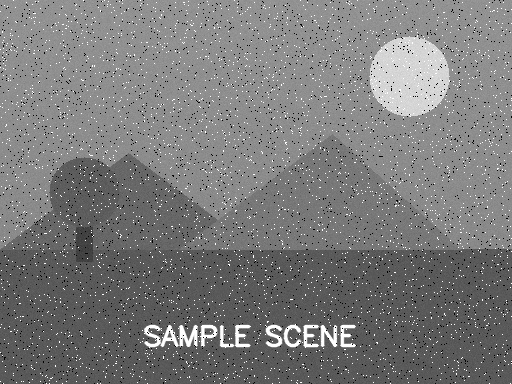
#> input picture CV_Unit2_Assignment/09_Filter_Comparison/input.jpg, 512 x 384 px
$ python program.py
#> lines starting #> are read from the running program, lines starting #| are printed output that depends on the picture
"""
Program 9: Mean vs Gaussian vs Median
Applies Mean, Gaussian, and Median filters to the same noisy input
image and saves each result separately for comparison.
"""
import cv2

img = cv2.imread("input.jpg", cv2.IMREAD_GRAYSCALE)
#> img is the input picture: shape (384, 512); min 0, max 255, mean 122.6
if img is None:
    raise FileNotFoundError("input.jpg not found in this folder.")

mean_result = cv2.blur(img, (5, 5))
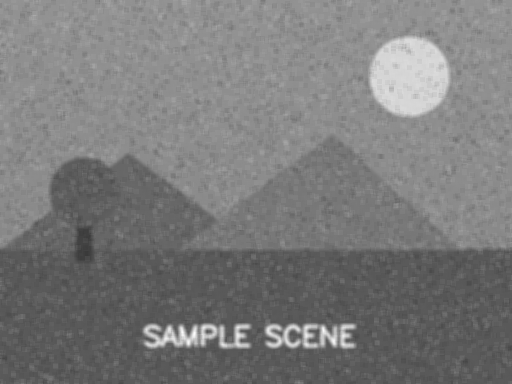
#> mean_result: shape (384, 512); min 57, max 252, mean 122.6
gaussian_result = cv2.GaussianBlur(img, (5, 5), sigmaX=0)
median_result = cv2.medianBlur(img, 5)

cv2.imwrite("output_mean.png", mean_result)
cv2.imwrite("output_gaussian.png", gaussian_result)
cv2.imwrite("output_median.png", median_result)

print("Saved output_mean.png, output_gaussian.png, output_median.png")
print("Observation: Median filtering removes salt-and-pepper impulse noise")
print("most effectively, while Mean and Gaussian filters blur it instead")
print("of removing it cleanly.")

$ run again, with CV_Unit2_Assignment/02_Brightness/input.jpg copied over CV_Unit2_Assignment/09_Filter_Comparison/input.jpg
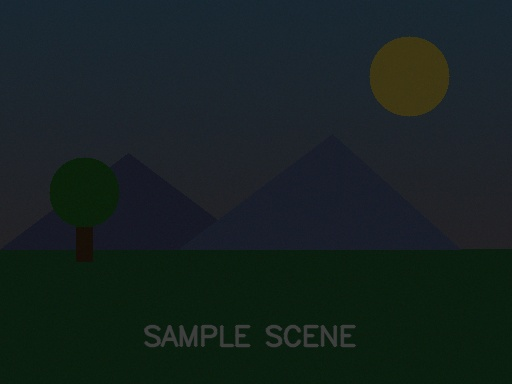
#> input picture CV_Unit2_Assignment/02_Brightness/input.jpg, 512 x 384 px
#> `img = cv2.imread("input.jpg", cv2.IMREAD_GRAYSCALE)`:
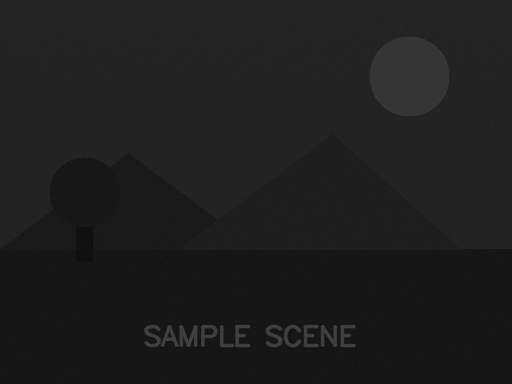
#> img: shape (384, 512); min 12, max 70, mean 30.2
